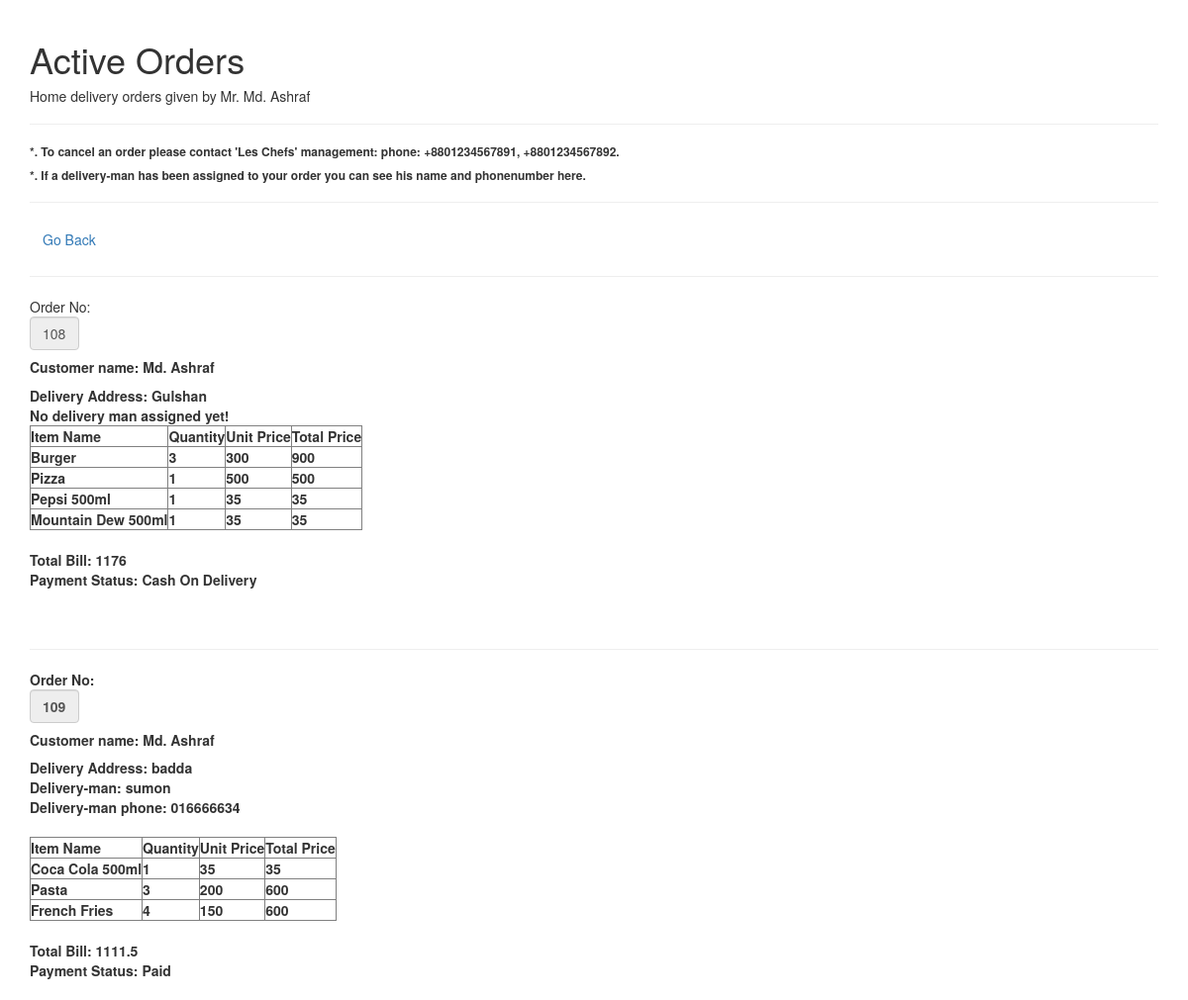
Page /cuscheck.php (signed in) on the committed database.
### tables this page shows
CREATE TABLE `online_order` (
  `order_no` int(11) NOT NULL,
  `cname` varchar(100) NOT NULL,
  `email` varchar(100) NOT NULL,
  `address` varchar(500) NOT NULL,
  `phone` varchar(100) NOT NULL,
  `bill` double NOT NULL,
  `dmail` varchar(100) NOT NULL,
  `delivered` tinyint(1) NOT NULL,
  `subtime` varchar(100) NOT NULL,
  `deltime` varchar(100) NOT NULL
);

CREATE TABLE `online_order_item` (
  `order_no` int(11) NOT NULL,
  `item_name` varchar(100) NOT NULL,
  `quantity` int(11) NOT NULL,
  `unit_price` double NOT NULL,
  `total_price` double NOT NULL
);

CREATE TABLE `payment` (
  `id` int(11) NOT NULL,
  `order_id` int(11) NOT NULL,
  `payment_method` varchar(255) NOT NULL
);

CREATE TABLE `deliman` (
  `name` varchar(100) NOT NULL,
  `email` varchar(100) NOT NULL,
  `phonenumber` varchar(30) NOT NULL,
  `salary` decimal(10,0) NOT NULL,
  `address` varchar(500) NOT NULL,
  `region` varchar(100) NOT NULL
);

### cuscheck.php (the view, shortened to what this page needs)
<?php
include('functions.php');
?>
<!DOCTYPE html>
<html>
<head>
	<link rel="stylesheet" type="text/css" href="http://localhost/projects/rms/tools/css/bootstrap.css">
</head>
<body>
	<div class="container" style="padding-top: 20px;">
		<h1>Active Orders</h1>
		<h5>Home delivery orders given by Mr. <?php echo $_SESSION['user']['name']; ?></h5>
		<hr class="mb-1">
		<h6><b>*. To cancel an order please contact 'Les Chefs' management: phone: +8801234567891, +8801234567892.</b></h6>
		<h6><b>*. If a delivery-man has been assigned to your order you can see his name and phonenumber here.</b></h6>
		<hr class="mb-1">
		<a href="http://localhost/projects/rms/customer.php" class="btn btn-secondary " role="button" aria-pressed="true">Go Back</a>
		<?php
		$email = $_SESSION['user']['email'];
		$query = "SELECT * FROM online_order WHERE email = '$email' && delivered = 0 ORDER BY order_no";
		$result = mysqli_query($conn,$query);
		while ($row = mysqli_fetch_assoc($result)) {
			$order_no = $row["order_no"]; echo "<br>";
			?>
			<hr class="mb-1">
			<form method="post" action="check_irl_order.php">
				Order No:
				<input class="form-control" id="order_num" type="text" name="order_num" value="<?php echo $order_no; ?>" style="width: 50px;" readonly>
				<h5><b>Customer name: <?php echo $row["cname"]; echo "<br>"; ?></b></h5>
				<b>Delivery Address: <?php echo $row["address"]; echo "<br>"; ?></b>
				<?php
				$dmail = $row["dmail"];
				$query1 = "SELECT * FROM deliman WHERE email = '$dmail'";
				$result1 = mysqli_query($conn,$query1);
				$row1 = mysqli_fetch_assoc($result1);
				if(mysqli_num_rows($result1)==1){ ?>
					<b>Delivery-man: <?php echo $row1["name"]; echo "<br>"; ?></b>
					<b>Delivery-man phone: <?php echo $row1["phonenumber"]; echo "<br>"; ?></b>
					<br>
				<?php }else
				{
					echo "<b>No delivery man assigned yet!";
				}
				echo "<table border='1'>";
				$query2 = "SELECT item_name, quantity, unit_price, total_price FROM online_order_item WHERE order_no = '$order_no'";
				$result2 = mysqli_query($conn,$query2);
				$query3 = "SELECT payment_method FROM payment WHERE order_id = '$order_no'";
				$result3 = mysqli_query($conn,$query3);
				echo "<td>Item Name</td> <td>Quantity</td> <td>Unit Price</td> <td>Total Price</td>";
				while ($row2 = mysqli_fetch_assoc($result2)) {
					echo "<tr>";
					foreach ($row2 as $field2 => $value2) {
						echo "<td>" . $value2 . "</td>";
					}
				}
					$paymentStatus="";
					if ($result3->num_rows > 0) {
						while($p = $result3->fetch_assoc()) {
							$paymentStatus= $p["payment_method"];
						}
					} else {
						$paymentStatus= "Cash On Delivery";
					}
				echo "</table>"; ?>
				<br>
				<b>Total Bill: <?php echo $row["bill"]; echo "<br>"; ?></b>
				<b>Payment Status: <?php echo $paymentStatus; echo "<br>"; ?></b>
				<br>
			</form>
			<?php
		}
		?>
	</div>
</body>
</html>

### rows in the picture
online_order: order_num "108", cname "Md. Ashraf", address "Gulshan", shows "No delivery man assigned yet!", bill "1176", payment.payment_method "Cash On Delivery"
online_order_item: item_name "Burger", quantity "3", unit_price "300", total_price "900"
online_order_item: item_name "Pizza", quantity "1", unit_price "500", total_price "500"
online_order_item: item_name "Pepsi 500ml", quantity "1", unit_price "35", total_price "35"
online_order_item: item_name "Mountain Dew 500ml", quantity "1", unit_price "35", total_price "35"
online_order: order_num "109", cname "Md. Ashraf", address "badda", deliman.name "sumon", deliman.phonenumber "016666634", bill "1111.5", payment.payment_method "Paid"
online_order_item: item_name "Coca Cola 500ml", quantity "1", unit_price "35", total_price "35"
online_order_item: item_name "Pasta", quantity "3", unit_price "200", total_price "600"
online_order_item: item_name "French Fries", quantity "4", unit_price "150", total_price "600"

### other values in the picture
$_SESSION['user']['name'] "Md. Ashraf"
